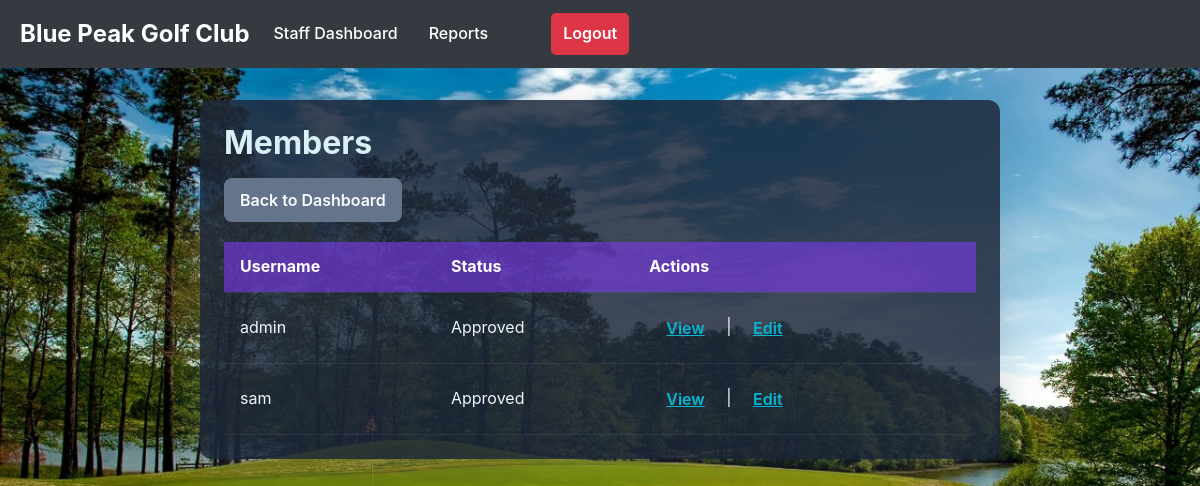
The page /staff/members/ (signed in) on the database as committed earlier.
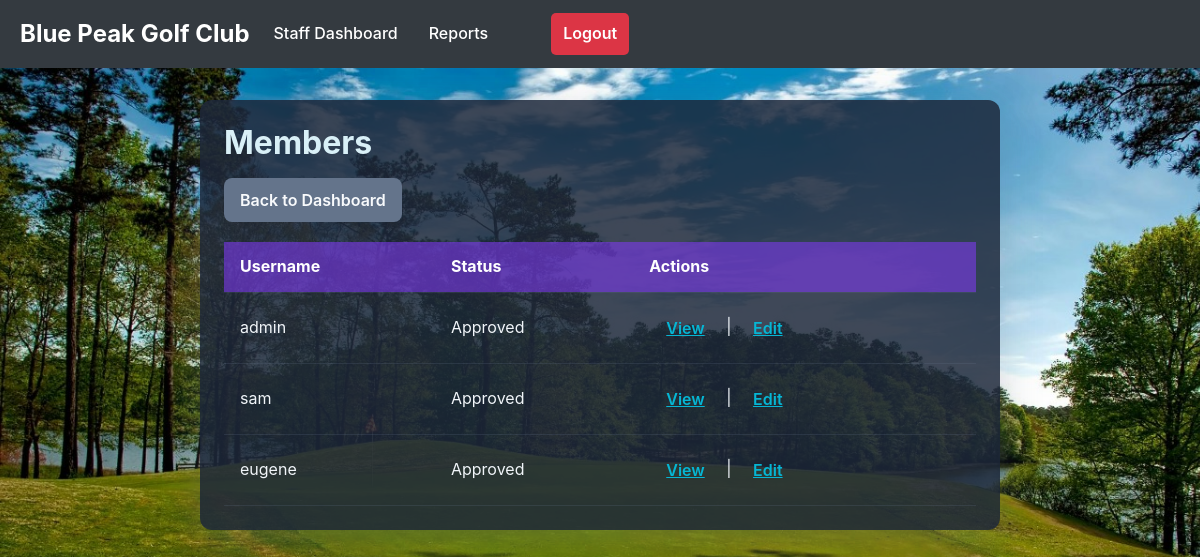
The same page on the database as committed later.
### reserve/models.py (models this page shows, shortened)
class MemberProfile(models.Model):
    MEMBERSHIP_STATUS = (
        ('pending', 'Pending Approval'),
        ('approved', 'Approved'),
        ('rejected', 'Rejected'),
        ('active', 'Active'),
        ('inactive', 'Inactive'),
        ('suspended', 'Suspended'),
    )
    MEMBERSHIP_TYPE = (
        ('full', 'Full'),
        ('social', 'Social'),
        ('junior', 'Junior'),
        ('senior', 'Senior'),
        ('corporate', 'Corporate'),
    )
    user = models.OneToOneField(User, on_delete=models.CASCADE, related_name='profile')
    membership_status = models.CharField(
        max_length=10,
        choices=MEMBERSHIP_STATUS,
        default='pending',
        help_text="Membership approval status"
    )
    membership_type = models.CharField(
        max_length=10,
        choices=MEMBERSHIP_TYPE,
        default='full',
        verbose_name='Membership Type'
    )
    phone_number = models.CharField(max_length=20, blank=True, verbose_name='Phone Number')
    address = models.TextField(blank=True, verbose_name='Address')
    joined_date = models.DateTimeField(default=timezone.now, verbose_name='Joined Date')
    date_of_birth = models.DateField(blank=True, null=True, verbose_name='Date of Birth')
    handicap = models.DecimalField(max_digits=5, decimal_places=1, blank=True, null=True, verbose_name='Golf Handicap')
    emergency_contact_name = models.CharField(max_length=200, blank=True, verbose_name='Emergency Contact Name')
    emergency_contact_phone = models.CharField(max_length=20, blank=True, verbose_name='Emergency Contact Phone')
    class Meta:
        verbose_name = 'Member Profile'
        verbose_name_plural = 'Member Profiles'

### reserve/views.py (the view)
# urls.py: path('staff/members/', views.member_list, name='member_list'),
@login_required
@user_passes_test(is_staff)
def member_list(request):
    members = MemberProfile.objects.all()
    return render(request, 'staff/member/member_list.html', {'members': members})

### reserve/views.py (called while the page is built)
def is_staff(user):
    return user.is_staff  # Or any other criteria for staff

### reserve/templates/staff/member/member_list.html (shortened to what this page needs)
{% extends "base.html" %}
{% block content %}
<div class="members-container">
    <h2>Members</h2>
    <div class="actions">
        <a href="{% url 'staff_dashboard' %}" class="btn btn-secondary">Back to Dashboard</a>
    </div>
    {% if members %}
    <table class="members-table">
        <thead>
            <tr>
                <th>Username</th>
                <th>Status</th>
                <th>Actions</th>
            </tr>
        </thead>
        <tbody>
            {% for member in members %}
            <tr>
                <td>{{ member.user.username }}</td>
                <td>{{ member.get_membership_status_display }}</td>
                <td>
                    <a href="{% url 'member_detail' member.pk %}" class="btn btn-link">View</a> |
                    <a href="{% url 'member_update' member.pk %}" class="btn btn-link">Edit</a>
                </td>
            </tr>
            {% endfor %}
        </tbody>
    </table>
    {% else %}
    <p class="no-members-message">No members found.</p>
    {% endif %}
</div>
{% endblock %}

Rows that differ between the two databases and show on the page:
added MemberProfile: user.username "eugene", membership_status "Approved"
